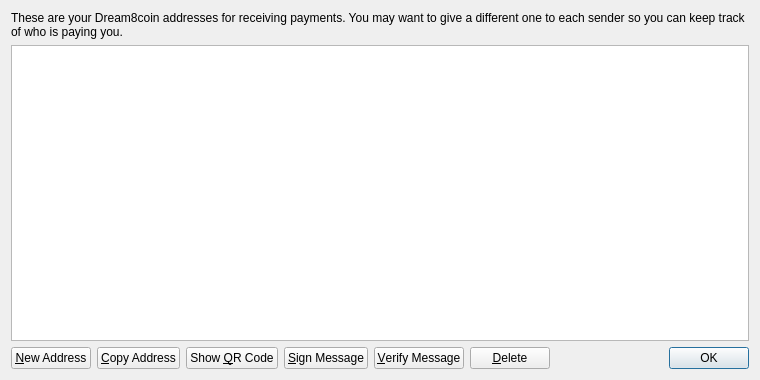
<?xml version="1.0" encoding="UTF-8"?>
<ui version="4.0">
 <class>AddressBookPage</class>
 <widget class="QWidget" name="AddressBookPage">
  <property name="geometry">
   <rect>
    <x>0</x>
    <y>0</y>
    <width>760</width>
    <height>380</height>
   </rect>
  </property>
  <property name="windowTitle">
   <string>Address Book</string>
  </property>
  <layout class="QVBoxLayout" name="verticalLayout">
   <item>
    <widget class="QLabel" name="labelExplanation">
     <property name="text">
      <string>These are your Dream8coin addresses for receiving payments. You may want to give a different one to each sender so you can keep track of who is paying you.</string>
     </property>
     <property name="textFormat">
      <enum>Qt::PlainText</enum>
     </property>
     <property name="wordWrap">
      <bool>true</bool>
     </property>
    </widget>
   </item>
   <item>
    <widget class="QTableView" name="tableView">
     <property name="contextMenuPolicy">
      <enum>Qt::CustomContextMenu</enum>
     </property>
     <property name="toolTip">
      <string>Double-click to edit address or label</string>
     </property>
     <property name="tabKeyNavigation">
      <bool>false</bool>
     </property>
     <property name="alternatingRowColors">
      <bool>true</bool>
     </property>
     <property name="selectionMode">
      <enum>QAbstractItemView::SingleSelection</enum>
     </property>
     <property name="selectionBehavior">
      <enum>QAbstractItemView::SelectRows</enum>
     </property>
     <property name="sortingEnabled">
      <bool>true</bool>
     </property>
     <attribute name="verticalHeaderVisible">
      <bool>false</bool>
     </attribute>
    </widget>
   </item>
   <item>
    <layout class="QHBoxLayout" name="horizontalLayout">
     <item>
      <widget class="QPushButton" name="newAddressButton">
       <property name="toolTip">
        <string>Create a new address</string>
       </property>
       <property name="text">
        <string>&amp;New Address</string>
       </property>
       <property name="icon">
        <iconset resource="../bitcoin.qrc">
         <normaloff>:/icons/add</normaloff>:/icons/add</iconset>
       </property>
      </widget>
     </item>
     <item>
      <widget class="QPushButton" name="copyToClipboard">
       <property name="toolTip">
        <string>Copy the currently selected address to the system clipboard</string>
       </property>
       <property name="text">
        <string>&amp;Copy Address</string>
       </property>
       <property name="icon">
        <iconset resource="../bitcoin.qrc">
         <normaloff>:/icons/editcopy</normaloff>:/icons/editcopy</iconset>
       </property>
      </widget>
     </item>
     <item>
      <widget class="QPushButton" name="showQRCode">
       <property name="text">
        <string>Show &amp;QR Code</string>
       </property>
       <property name="icon">
        <iconset resource="../bitcoin.qrc">
         <normaloff>:/icons/qrcode</normaloff>:/icons/qrcode</iconset>
       </property>
      </widget>
     </item>
     <item>
      <widget class="QPushButton" name="signMessage">
       <property name="toolTip">
        <string>Sign a message to prove you own a Bitcoin address</string>
       </property>
       <property name="text">
        <string>&amp;Sign Message</string>
       </property>
       <property name="icon">
        <iconset resource="../bitcoin.qrc">
         <normaloff>:/icons/edit</normaloff>:/icons/edit</iconset>
       </property>
      </widget>
     </item>
     <item>
      <widget class="QPushButton" name="verifyMessage">
       <property name="toolTip">
        <string>Verify a message to ensure it was signed with a specified Bitcoin address</string>
       </property>
       <property name="text">
        <string>&amp;Verify Message</string>
       </property>
       <property name="icon">
        <iconset resource="../bitcoin.qrc">
         <normaloff>:/icons/transaction_0</normaloff>:/icons/transaction_0</iconset>
       </property>
      </widget>
     </item>
     <item>
      <widget class="QPushButton" name="deleteButton">
       <property name="toolTip">
        <string>Delete the currently selected address from the list. Only sending addresses can be deleted.</string>
       </property>
       <property name="text">
        <string>&amp;Delete</string>
       </property>
       <property name="icon">
        <iconset resource="../bitcoin.qrc">
         <normaloff>:/icons/remove</normaloff>:/icons/remove</iconset>
       </property>
      </widget>
     </item>
     <item>
      <spacer name="horizontalSpacer">
       <property name="orientation">
        <enum>Qt::Horizontal</enum>
       </property>
       <property name="sizeHint" stdset="0">
        <size>
         <width>40</width>
         <height>20</height>
        </size>
       </property>
      </spacer>
     </item>
     <item>
      <widget class="QDialogButtonBox" name="buttonBox">
       <property name="sizePolicy">
        <sizepolicy hsizetype="Maximum" vsizetype="Fixed">
         <horstretch>0</horstretch>
         <verstretch>0</verstretch>
        </sizepolicy>
       </property>
       <property name="standardButtons">
        <set>QDialogButtonBox::Ok</set>
       </property>
      </widget>
     </item>
    </layout>
   </item>
  </layout>
 </widget>
 <resources>
  <include location="../bitcoin.qrc"/>
 </resources>
 <connections/>
</ui>
